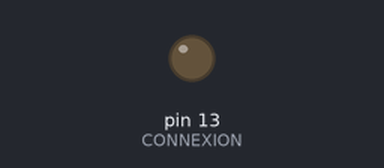
Simulated run of this sketch. Board: Arduino Uno, built with avr-gcc and run on an emulated ATmega328P. Shown: output pins drawn as LEDs (lit = HIGH).

Above: at 0.22 s.
At 21.25 s:
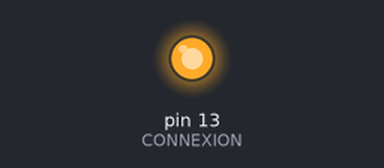
Timing chart, 0 to 24.2 s (numbered marks = the images above):
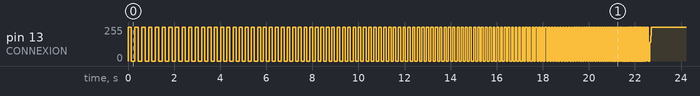

Measured:
- by itself, pin 13 (CONNEXION): 0/255 → 255/255 at 0.00 s, → 0/255 0.15 s later, → 255/255 0.15 s later, → 0/255 0.15 s later, … (289 changes in this stretch)

The sketch:

Blink_Blink_FASTER.ino
```cpp
const int CONNEXION=13;
int temps = 150;

void setup()
{
    pinMode(CONNEXION,HIGH);
}

void loop()
{
  digitalWrite(CONNEXION,HIGH);
  delay(temps);
  digitalWrite(CONNEXION,LOW);
  delay(temps);
  temps-=1;
}
```
